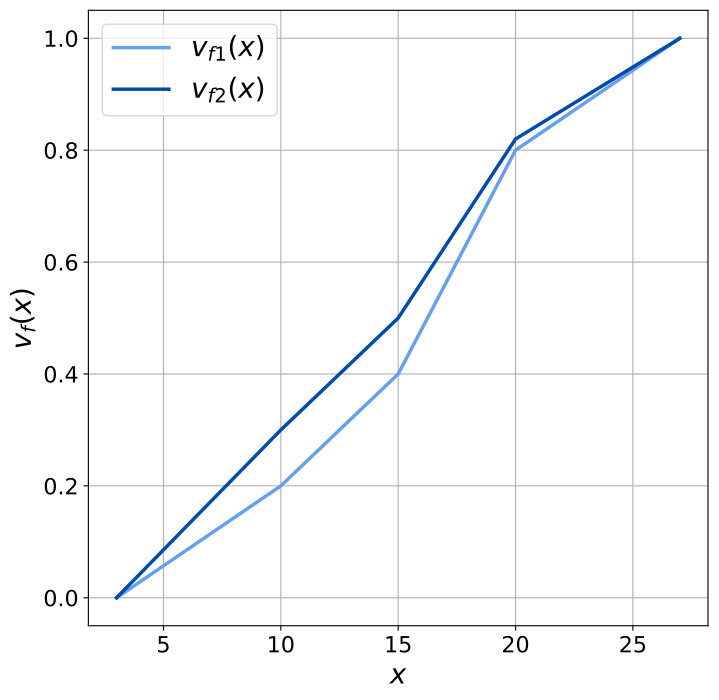

The script that saved this image:
import numpy as np
import matplotlib.pyplot as plt

# Define points for piecewise linear functions to ensure they start at 0 and end at 1
x_points = np.array([3, 10, 15, 20, 27])

# Define y points for two slightly different piecewise linear functions
y1_points = np.array([0, 0.2, 0.4, 0.8, 1])
y2_points = np.array([0, 0.3, 0.5, 0.82, 1])

# Plot the piecewise linear functions
plt.figure(figsize=(8, 8))
plt.plot(x_points, y1_points, label='$v_{f1}(x)$', color='#66a0ed', linewidth=2.5)
plt.plot(x_points, y2_points, label='$v_{f2}(x)$', color='#004aad', linewidth=2.5)

# Add labels and title
plt.xlabel('$x$', fontsize=20)
plt.ylabel('$v_f(x)$', fontsize=20)
# plt.title('Comparison of Two Slightly Different Piecewise Linear Value Functions (0 to 1)')
plt.legend(fontsize=20)
plt.grid(True)
plt.tick_params(axis='both', labelsize=16)
plt.ylim(-0.05, 1.05)
plt.savefig('value_functions_example.pdf', dpi=300, bbox_inches='tight')
plt.show()
